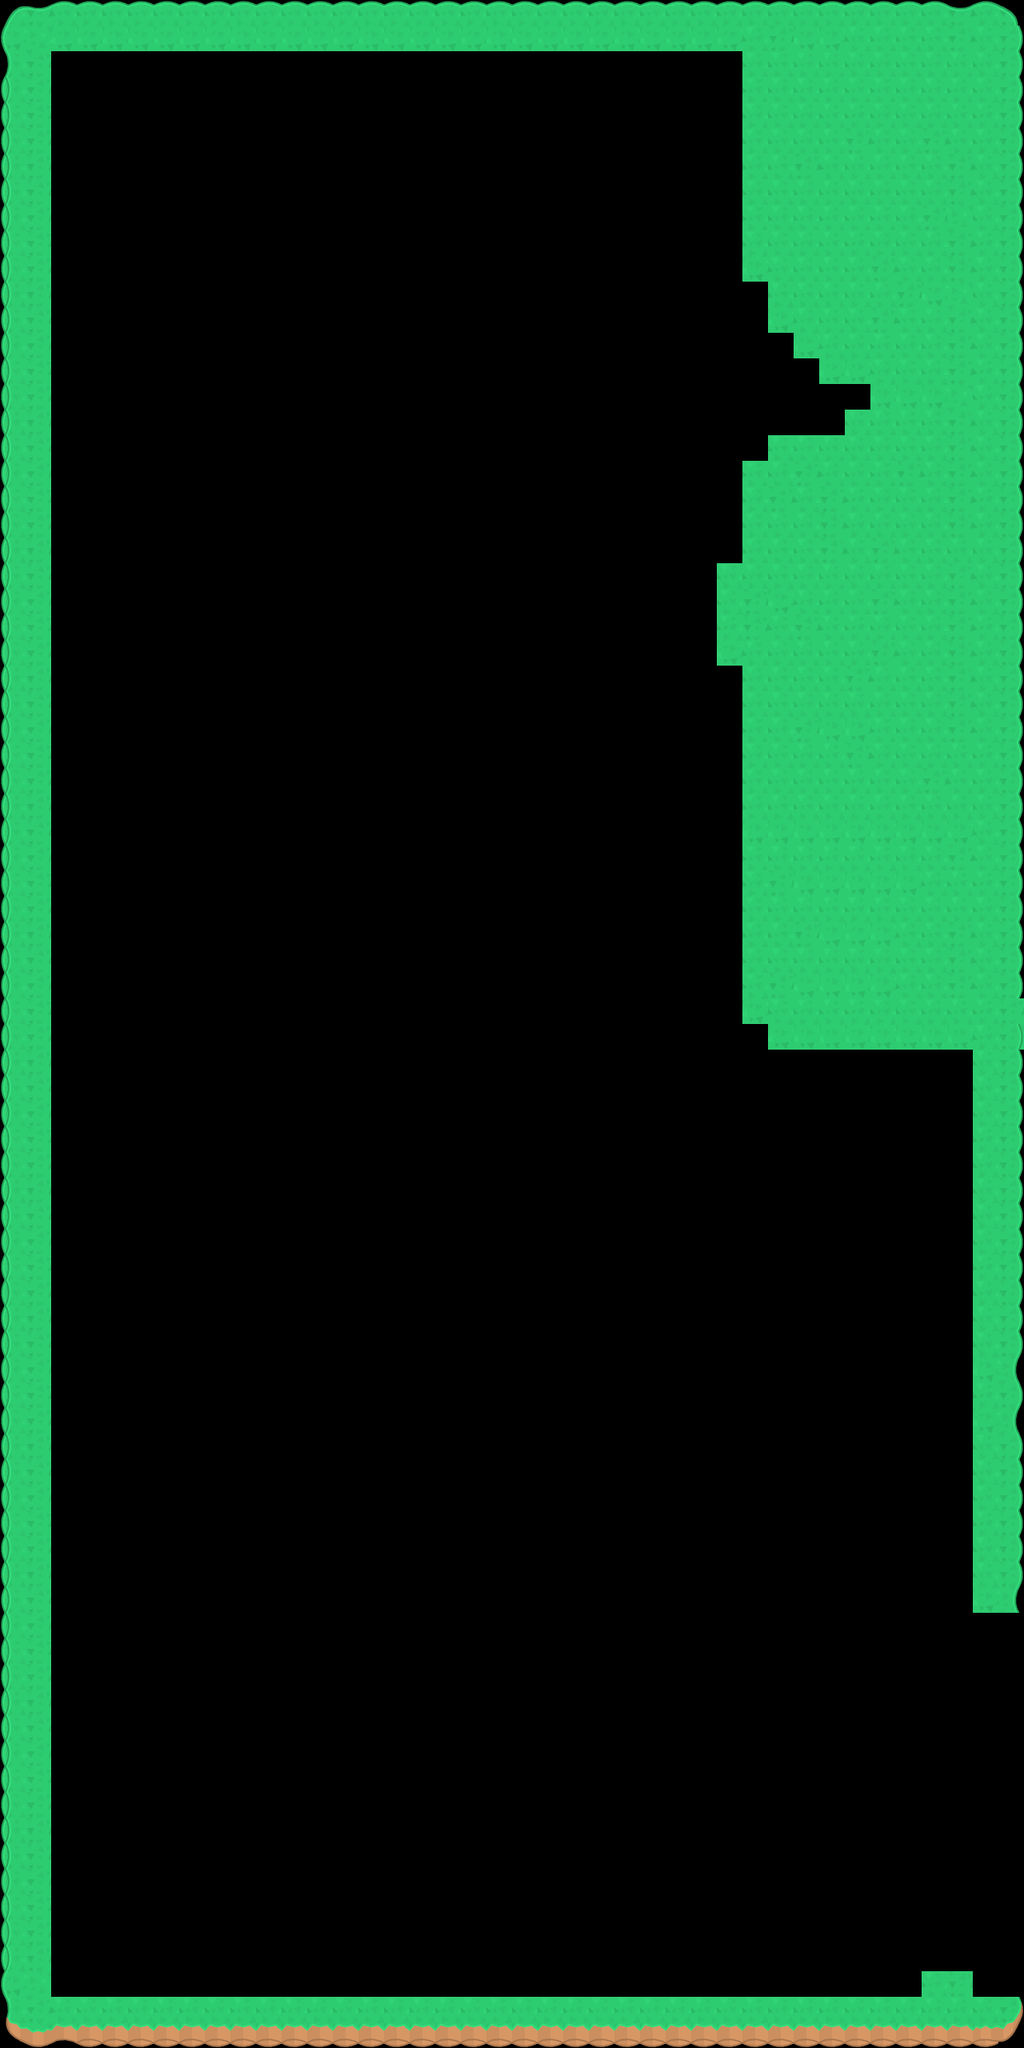

Below is a game level as drawn by its tile map, then a one-line description and the .tmx file that defines it, in full:
An orthogonal 40x80 tile map with 32x32 px tiles, 1 tile layer (Tile Layer 1).

<map version="1.5" tiledversion="1.6.0" orientation="orthogonal" renderorder="right-down" width="40" height="80" tilewidth="32" tileheight="32" infinite="0" nextlayerid="2" nextobjectid="1">
 <tileset firstgid="1" source="tilesetMio.tsx" />
 <layer id="1" name="Tile Layer 1" width="40" height="80">
  <data encoding="csv">
0,0,0,0,0,0,0,0,0,0,0,0,0,0,0,0,0,0,0,0,0,0,0,0,0,0,0,0,0,0,0,0,0,0,0,0,0,0,0,0,
6,0,7,7,7,7,7,7,7,7,7,7,7,7,7,7,7,7,7,7,7,7,7,7,7,7,7,7,7,7,7,7,7,7,7,7,7,0,8,0,
0,0,0,0,0,0,0,0,0,0,0,0,0,0,0,0,0,0,0,0,0,0,0,0,0,0,0,0,0,24,0,0,0,24,24,24,24,0,25,0,
23,0,0,0,0,0,0,0,0,0,0,0,0,0,0,0,0,0,0,0,0,0,0,0,0,0,0,0,0,24,24,24,24,24,24,24,24,24,25,0,
23,0,0,0,0,0,0,0,0,0,0,0,0,0,0,0,0,0,0,0,0,0,0,0,0,0,0,0,0,24,24,24,24,24,24,24,24,24,25,0,
23,0,0,0,0,0,0,0,0,0,0,0,0,0,0,0,0,0,0,0,0,0,0,0,0,0,0,0,0,24,24,24,24,24,24,24,24,24,25,0,
23,0,0,0,0,0,0,0,0,0,0,0,0,0,0,0,0,0,0,0,0,0,0,0,0,0,0,0,0,24,24,24,24,0,24,24,0,24,25,0,
23,0,0,0,0,0,0,0,0,0,0,0,0,0,0,0,0,0,0,0,0,0,0,0,0,0,0,0,0,24,24,0,24,24,24,24,24,0,25,0,
23,0,0,0,0,0,0,0,0,0,0,0,0,0,0,0,0,0,0,0,0,0,0,0,0,0,0,0,0,24,24,24,24,24,24,24,24,0,25,0,
23,0,0,0,0,0,0,0,0,0,0,0,0,0,0,0,0,0,0,0,0,0,0,0,0,0,0,0,0,24,24,24,24,24,24,24,0,0,25,0,
23,0,0,0,0,0,0,0,0,0,0,0,0,0,0,0,0,0,0,0,0,0,0,0,0,0,0,0,0,24,24,24,24,24,24,24,24,0,25,0,
23,0,0,0,0,0,0,0,0,0,0,0,0,0,0,0,0,0,0,0,0,0,0,0,0,0,0,0,0,0,24,24,24,24,0,24,24,0,25,0,
23,0,0,0,0,0,0,0,0,0,0,0,0,0,0,0,0,0,0,0,0,0,0,0,0,0,0,0,0,0,24,24,24,24,24,0,0,0,25,0,
23,0,0,0,0,0,0,0,0,0,0,0,0,0,0,0,0,0,0,0,0,0,0,0,0,0,0,0,0,0,0,24,24,24,0,24,24,0,25,0,
23,0,0,0,0,0,0,0,0,0,0,0,0,0,0,0,0,0,0,0,0,0,0,0,0,0,0,0,0,0,0,0,24,24,24,24,24,0,25,0,
23,0,0,0,0,0,0,0,0,0,0,0,0,0,0,0,0,0,0,0,0,0,0,0,0,0,0,0,0,0,0,0,0,0,24,24,24,0,25,0,
23,0,0,0,0,0,0,0,0,0,0,0,0,0,0,0,0,0,0,0,0,0,0,0,0,0,0,0,0,0,0,0,0,0,0,0,0,0,25,0,
23,0,0,0,0,0,0,0,0,0,0,0,0,0,0,0,0,0,0,0,0,0,0,0,0,0,0,0,0,0,0,0,0,24,24,24,24,0,25,0,
23,0,0,0,0,0,0,0,0,0,0,0,0,0,0,0,0,0,0,0,0,0,0,0,0,0,0,0,0,0,24,24,24,24,24,24,24,0,25,0,
23,0,0,0,0,0,0,0,0,0,0,0,0,0,0,0,0,0,0,0,0,0,0,0,0,0,0,0,0,24,24,0,24,24,24,0,24,0,25,0,
23,0,0,0,0,0,0,0,0,0,0,0,0,0,0,0,0,0,0,0,0,0,0,0,0,0,0,0,0,24,0,24,0,24,24,24,24,0,25,0,
23,0,0,0,0,0,0,0,0,0,0,0,0,0,0,0,0,0,0,0,0,0,0,0,0,0,0,0,0,24,24,24,0,24,24,24,24,0,25,0,
23,0,0,0,0,0,0,0,0,0,0,0,0,0,0,0,0,0,0,0,0,0,0,0,0,0,0,0,0,24,24,24,0,24,0,24,24,24,25,0,
23,0,0,0,0,0,0,0,0,0,0,0,0,0,0,0,0,0,0,0,0,0,0,0,0,0,0,0,24,24,24,24,24,24,24,24,24,0,25,0,
23,0,0,0,0,0,0,0,0,0,0,0,0,0,0,0,0,0,0,0,0,0,0,0,0,0,0,0,24,0,0,24,24,24,0,24,24,0,25,0,
23,0,0,0,0,0,0,0,0,0,0,0,0,0,0,0,0,0,0,0,0,0,0,0,0,0,0,0,24,0,24,0,24,24,24,24,24,0,25,0,
23,0,0,0,0,0,0,0,0,0,0,0,0,0,0,0,0,0,0,0,0,0,0,0,0,0,0,0,0,24,24,24,24,24,0,24,24,0,25,0,
23,0,0,0,0,0,0,0,0,0,0,0,0,0,0,0,0,0,0,0,0,0,0,0,0,0,0,0,0,24,24,24,24,0,24,24,24,0,25,0,
23,0,0,0,0,0,0,0,0,0,0,0,0,0,0,0,0,0,0,0,0,0,0,0,0,0,0,0,0,24,24,24,24,24,24,24,24,0,25,0,
23,0,0,0,0,0,0,0,0,0,0,0,0,0,0,0,0,0,0,0,0,0,0,0,0,0,0,0,0,24,24,0,0,0,24,24,24,0,25,0,
23,0,0,0,0,0,0,0,0,0,0,0,0,0,0,0,0,0,0,0,0,0,0,0,0,0,0,0,0,24,24,24,24,0,24,24,24,24,25,0,
23,0,0,0,0,0,0,0,0,0,0,0,0,0,0,0,0,0,0,0,0,0,0,0,0,0,0,0,0,24,24,24,24,24,24,24,0,24,25,0,
23,0,0,0,0,0,0,0,0,0,0,0,0,0,0,0,0,0,0,0,0,0,0,0,0,0,0,0,0,24,24,24,24,24,24,24,24,24,25,0,
23,0,0,0,0,0,0,0,0,0,0,0,0,0,0,0,0,0,0,0,0,0,0,0,0,0,0,0,0,0,0,0,0,0,0,0,0,0,25,0,
23,0,0,0,0,0,0,0,0,0,0,0,0,0,0,0,0,0,0,0,0,0,0,0,0,0,0,0,0,24,24,24,24,24,24,24,24,0,25,0,
23,0,0,0,0,0,0,0,0,0,0,0,0,0,0,0,0,0,0,0,0,0,0,0,0,0,0,0,0,24,0,0,0,0,0,0,24,24,25,0,
23,0,0,0,0,0,0,0,0,0,0,0,0,0,0,0,0,0,0,0,0,0,0,0,0,0,0,0,0,24,24,24,24,24,24,24,24,24,25,0,
23,0,0,0,0,0,0,0,0,0,0,0,0,0,0,0,0,0,0,0,0,0,0,0,0,0,0,0,0,24,24,0,0,0,0,24,24,0,25,0,
23,0,0,0,0,0,0,0,0,0,0,0,0,0,0,0,0,0,0,0,0,0,0,0,0,0,0,0,0,24,24,24,24,24,24,24,24,0,25,0,
23,0,0,0,0,0,0,0,0,0,0,0,0,0,0,0,0,0,0,0,0,0,0,0,0,0,0,0,0,24,0,0,0,0,0,24,24,0,25,0,
23,0,0,0,0,0,0,0,0,0,0,0,0,0,0,0,0,0,0,0,0,0,0,0,0,0,0,0,0,0,24,24,24,24,24,24,24,24,24,0,
23,0,0,0,0,0,0,0,0,0,0,0,0,0,0,0,0,0,0,0,0,0,0,0,0,0,0,0,0,0,0,0,0,0,0,0,0,0,25,0,
23,0,0,0,0,0,0,0,0,0,0,0,0,0,0,0,0,0,0,0,0,0,0,0,0,0,0,0,0,0,0,0,0,0,0,0,0,0,25,0,
23,0,0,0,0,0,0,0,0,0,0,0,0,0,0,0,0,0,0,0,0,0,0,0,0,0,0,0,0,0,0,0,0,0,0,0,0,0,25,0,
23,0,0,0,0,0,0,0,0,0,0,0,0,0,0,0,0,0,0,0,0,0,0,0,0,0,0,0,0,0,0,0,0,0,0,0,0,0,25,0,
23,0,0,0,0,0,0,0,0,0,0,0,0,0,0,0,0,0,0,0,0,0,0,0,0,0,0,0,0,0,0,0,0,0,0,0,0,0,25,0,
23,0,0,0,0,0,0,0,0,0,0,0,0,0,0,0,0,0,0,0,0,0,0,0,0,0,0,0,0,0,0,0,0,0,0,0,0,0,25,0,
23,0,0,0,0,0,0,0,0,0,0,0,0,0,0,0,0,0,0,0,0,0,0,0,0,0,0,0,0,0,0,0,0,0,0,0,0,0,25,0,
23,0,0,0,0,0,0,0,0,0,0,0,0,0,0,0,0,0,0,0,0,0,0,0,0,0,0,0,0,0,0,0,0,0,0,0,0,0,25,0,
23,0,0,0,0,0,0,0,0,0,0,0,0,0,0,0,0,0,0,0,0,0,0,0,0,0,0,0,0,0,0,0,0,0,0,0,0,0,25,0,
23,0,0,0,0,0,0,0,0,0,0,0,0,0,0,0,0,0,0,0,0,0,0,0,0,0,0,0,0,0,0,0,0,0,0,0,0,0,25,0,
23,0,0,0,0,0,0,0,0,0,0,0,0,0,0,0,0,0,0,0,0,0,0,0,0,0,0,0,0,0,0,0,0,0,0,0,0,0,25,0,
23,0,0,0,0,0,0,0,0,0,0,0,0,0,0,0,0,0,0,0,0,0,0,0,0,0,0,0,0,0,0,0,0,0,0,0,0,0,25,0,
23,0,0,0,0,0,0,0,0,0,0,0,0,0,0,0,0,0,0,0,0,0,0,0,0,0,0,0,0,0,0,0,0,0,0,0,0,0,25,0,
23,0,0,0,0,0,0,0,0,0,0,0,0,0,0,0,0,0,0,0,0,0,0,0,0,0,0,0,0,0,0,0,0,0,0,0,0,0,0,0,
23,0,0,0,0,0,0,0,0,0,0,0,0,0,0,0,0,0,0,0,0,0,0,0,0,0,0,0,0,0,0,0,0,0,0,0,0,0,25,0,
23,0,0,0,0,0,0,0,0,0,0,0,0,0,0,0,0,0,0,0,0,0,0,0,0,0,0,0,0,0,0,0,0,0,0,0,0,0,0,0,
23,0,0,0,0,0,0,0,0,0,0,0,0,0,0,0,0,0,0,0,0,0,0,0,0,0,0,0,0,0,0,0,0,0,0,0,0,0,25,0,
23,0,0,0,0,0,0,0,0,0,0,0,0,0,0,0,0,0,0,0,0,0,0,0,0,0,0,0,0,0,0,0,0,0,0,0,0,0,25,0,
23,0,0,0,0,0,0,0,0,0,0,0,0,0,0,0,0,0,0,0,0,0,0,0,0,0,0,0,0,0,0,0,0,0,0,0,0,0,25,0,
23,0,0,0,0,0,0,0,0,0,0,0,0,0,0,0,0,0,0,0,0,0,0,0,0,0,0,0,0,0,0,0,0,0,0,0,0,0,25,0,
23,0,0,0,0,0,0,0,0,0,0,0,0,0,0,0,0,0,0,0,0,0,0,0,0,0,0,0,0,0,0,0,0,0,0,0,0,0,25,0,
23,0,0,0,0,0,0,0,0,0,0,0,0,0,0,0,0,0,0,0,0,0,0,0,0,0,0,0,0,0,0,0,0,0,0,0,0,0,25,0,
23,0,0,0,0,0,0,0,0,0,0,0,0,0,0,0,0,0,0,0,0,0,0,0,0,0,0,0,0,0,0,0,0,0,0,0,0,0,0,0,
23,0,0,0,0,0,0,0,0,0,0,0,0,0,0,0,0,0,0,0,0,0,0,0,0,0,0,0,0,0,0,0,0,0,0,0,0,0,0,0,
23,0,0,0,0,0,0,0,0,0,0,0,0,0,0,0,0,0,0,0,0,0,0,0,0,0,0,0,0,0,0,0,0,0,0,0,0,0,0,0,
23,0,0,0,0,0,0,0,0,0,0,0,0,0,0,0,0,0,0,0,0,0,0,0,0,0,0,0,0,0,0,0,0,0,0,0,0,0,0,0,
23,0,0,0,0,0,0,0,0,0,0,0,0,0,0,0,0,0,0,0,0,0,0,0,0,0,0,0,0,0,0,0,0,0,0,0,0,0,0,0,
23,0,0,0,0,0,0,0,0,0,0,0,0,0,0,0,0,0,0,0,0,0,0,0,0,0,0,0,0,0,0,0,0,0,0,0,0,0,0,0,
23,0,0,0,0,0,0,0,0,0,0,0,0,0,0,0,0,0,0,0,0,0,0,0,0,0,0,0,0,0,0,0,0,0,0,0,0,0,0,0,
23,0,0,0,0,0,0,0,0,0,0,0,0,0,0,0,0,0,0,0,0,0,0,0,0,0,0,0,0,0,0,0,0,0,0,0,0,0,0,0,
23,0,0,0,0,0,0,0,0,0,0,0,0,0,0,0,0,0,0,0,0,0,0,0,0,0,0,0,0,0,0,0,0,0,0,0,0,0,0,0,
23,0,0,0,0,0,0,0,0,0,0,0,0,0,0,0,0,0,0,0,0,0,0,0,0,0,0,0,0,0,0,0,0,0,0,0,0,0,0,0,
23,0,0,0,0,0,0,0,0,0,0,0,0,0,0,0,0,0,0,0,0,0,0,0,0,0,0,0,0,0,0,0,0,0,0,0,0,0,0,0,
23,0,0,0,0,0,0,0,0,0,0,0,0,0,0,0,0,0,0,0,0,0,0,0,0,0,0,0,0,0,0,0,0,0,0,0,0,0,0,0,
23,0,0,0,0,0,0,0,0,0,0,0,0,0,0,0,0,0,0,0,0,0,0,0,0,0,0,0,0,0,0,0,0,0,0,0,0,0,0,0,
23,0,0,0,0,0,0,0,0,0,0,0,0,0,0,0,0,0,0,0,0,0,0,0,0,0,0,0,0,0,0,0,0,0,0,0,0,0,0,0,
23,0,0,0,0,0,0,0,0,0,0,0,0,0,0,0,0,0,0,0,0,0,0,0,0,0,0,0,0,0,0,0,0,0,0,0,0,0,0,0,
0,0,0,0,0,0,0,0,0,0,0,0,0,0,0,0,0,0,0,0,0,0,0,0,0,0,0,0,0,0,0,0,0,0,0,0,41,0,0,0,
40,0,41,41,41,41,41,41,41,41,41,41,41,41,41,41,41,41,41,41,41,41,41,41,41,41,41,41,41,41,41,41,41,41,41,41,41,41,42,0
</data>
 </layer>
</map>
